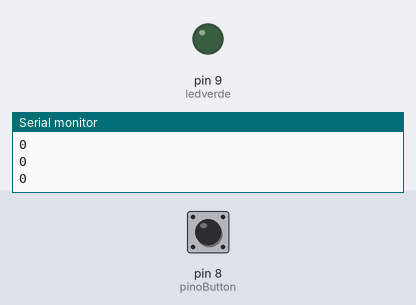
Bench run of a sketch on a simulated Arduino Uno, built with avr-gcc and run on an emulated ATmega328P. On the bench: output pins drawn as LEDs (lit = HIGH), the last lines printed to the serial monitor. Dashed ring = blinking. Inputs (shaded band) come from the test bench; at power-on: pin 8 (pinoButton) LOW.

Above: at 2.2 s.
2.3 s: pin 8 (pinoButton) pulled HIGH for 3.2 s
At 2.9 s:
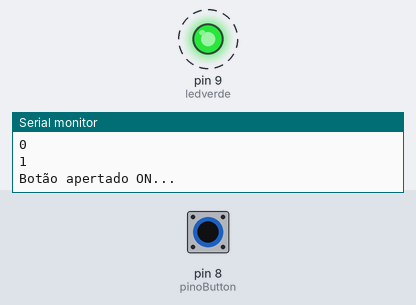
7.0 s: pin 8 (pinoButton) pulled HIGH for 0.2 s
At 8.4 s:
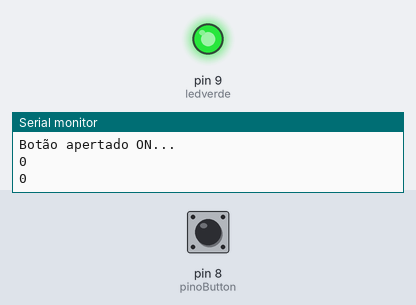
Timing chart, 0 to 10.0 s (numbered marks = the images above; inputs shaded):
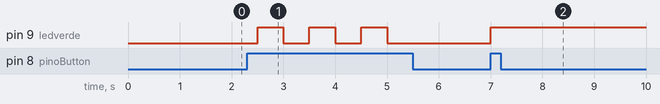

Measured:
- after the input at 2.3 s, pin 9 (ledverde): alternates HIGH for 0.50 s and LOW for 0.50 s, 6 changes in all, then stays LOW, starting after 0.20 s
- after the input at 7.0 s, pin 9 (ledverde): LOW → HIGH at once

The sketch:

pushButton.ino
```cpp
// declaração do pino do botão const
#define pinoButton 8
bool status = false;
#define ledverde 9

void setup()
{
  pinMode(pinoButton, INPUT);
  pinMode(ledverde, OUTPUT);
  Serial.begin(9600);
  delay(1000);
}

void loop()
{
  Serial.println(digitalRead(pinoButton));

  if(digitalRead(pinoButton) == 1 && status == false){
    Serial.println("Botão apertado ON...");

    status = true;
    digitalWrite(ledverde, HIGH);
  }
  else if (digitalRead(pinoButton) == 1 && status == true){
    Serial.println("Botão apertado OFF...");

    status = false;
    digitalWrite(ledverde, LOW);
  }

  delay(500);

}
```
